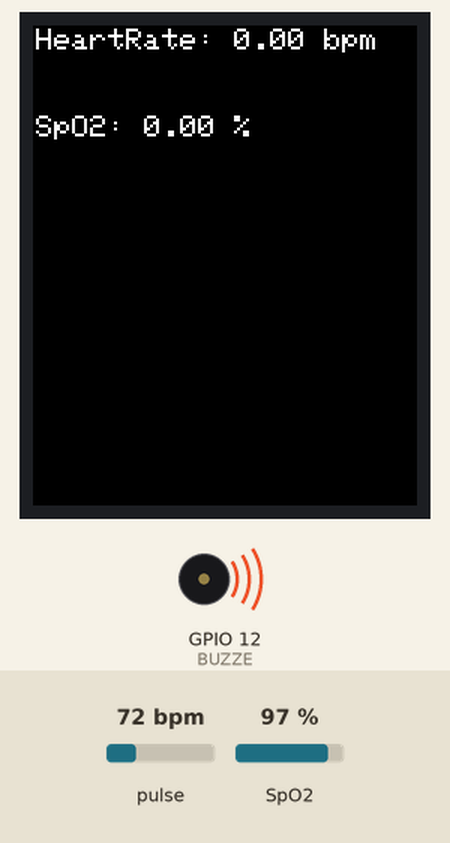
Simulated run of this sketch. Board: ESP8266 (NodeMCU). Parts: 128×160 colour display, buzzer (waves = sounding, pin HIGH). Inputs (shaded band) come from the test bench; at power-on: pulse 72 bpm, SpO2 97 %. What the sketch prints to the serial monitor is not drawn.

Above: at 1.6 s.
1.7 s: pulse set to 42 bpm
At 5.2 s:
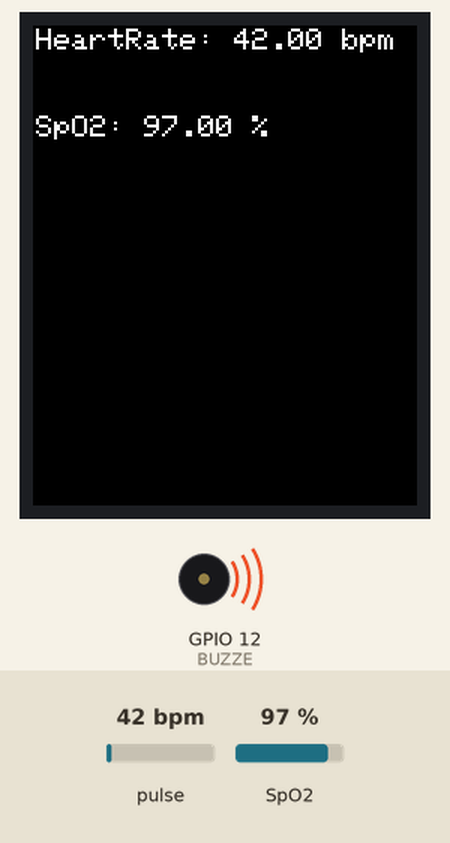
5.5 s: SpO2 set to 80 %
At 7.2 s:
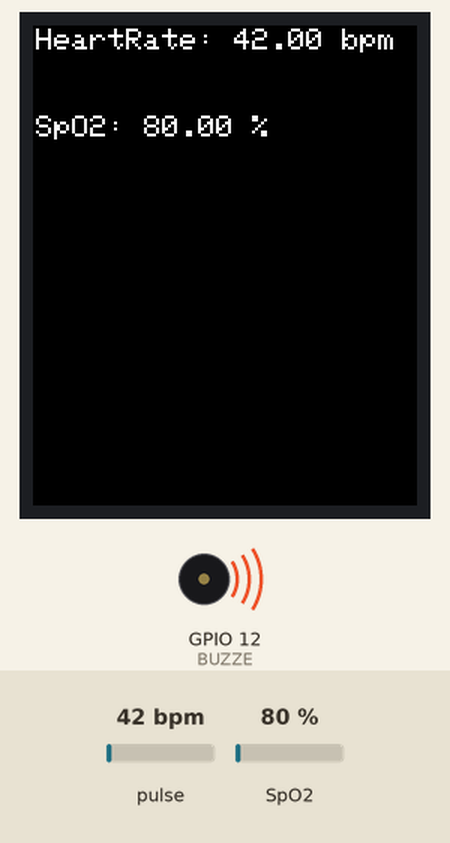
7.5 s: pulse set to 70 bpm
At 9.2 s:
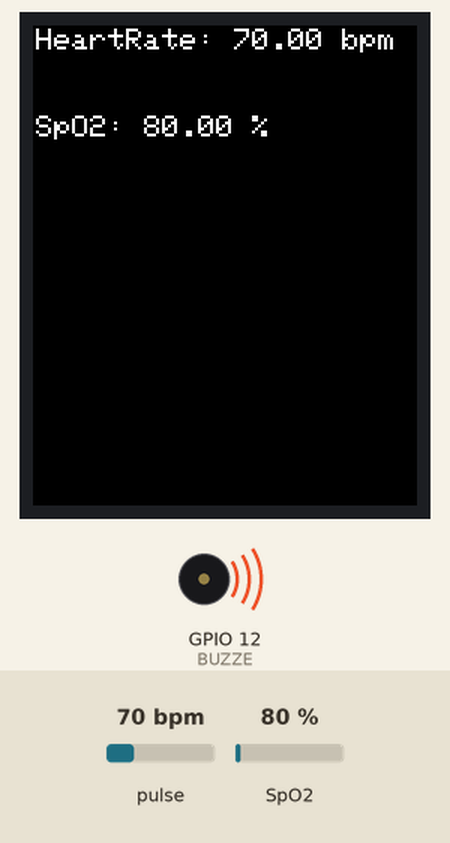
9.5 s: SpO2 set to 85 %
Timing chart, 0 to 12.5 s (numbered marks = the images above; inputs shaded):
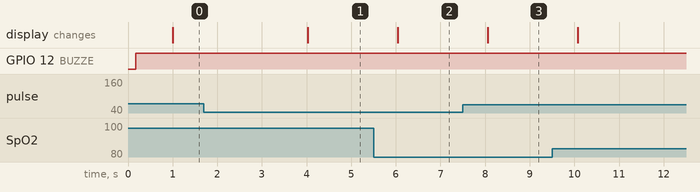

Measured:
- after the input at 1.7 s, the display: changes after 2.3 s (image 1)
- after the input at 5.5 s, the display: changes after 0.55 s (image 2)
- after the input at 7.5 s, the display: changes after 0.56 s (image 3)

The sketch:

sketch_mar1a.ino
```cpp
#include <Adafruit_GFX.h>
#include <Adafruit_ST7735.h>
#include <ESP8266WiFi.h>
#include <Wire.h>
#include "MAX30100_PulseOximeter.h"
#include <FirebaseESP8266.h>
#include <addons/TokenHelper.h>
#include <addons/RTDBHelper.h>

// #define WIFI_SSID "thang2.4"
// #define WIFI_PASSWORD "thangcachep"


#define TFT_CS 2
#define TFT_DC 0
#define TFT_RST 16
#define Display_Color_Black 0x0000
#define Display_Color_White 0xFFFF
#define TextSize 1.5
#define REPORTING_PERIOD_MS 1000


// #define API_KEY "AIzaSyCL4TIA8Nmfqvgj-VKpk8zOBH0u3DcqzMw"
// #define DATABASE_URL "https://thang-75f12-default-rtdb.asia-southeast1.firebasedatabase.app/"
// #define USER_EMAIL "ducthang906@gmail.com" // Thay đổi thành địa chỉ email Firebase của bạn
// #define USER_PASSWORD "lelybuithuonghien26032002" // Thay đổi thành mật khẩu Firebase của bạn

// FirebaseData fbdo;
// FirebaseData stream;

// FirebaseAuth auth;
// FirebaseConfig config;


Adafruit_ST7735 tft = Adafruit_ST7735(TFT_CS, TFT_DC, TFT_RST);

PulseOximeter pox;

uint32_t tsLastReport = 0;
const int BUZZE = 12;
// String path = "/data";
// int last = 0;


void onBeatDetected()
{
  Serial.println("Beat!");
}


void setup(){
  Serial.begin(115200);
  // WiFi.begin(WIFI_SSID, WIFI_PASSWORD);
  // Serial.print("Connecting to WiFi");
  // unsigned long ms = millis();
  // while(WiFi.status() != WL_CONNECTED){
  //   Serial.print(".");
  //   delay(300);
  // }
  // Serial.println();
  // Serial.print("Connected with IP: ");
  // Serial.println(WiFi.localIP());
  // Serial.println();

  // config.api_key = API_KEY;
  // auth.user.email = USER_EMAIL;
  // auth.user.password = USER_PASSWORD;
  // config.database_url = DATABASE_URL;
  // config.token_status_callback = tokenStatusCallback; // see addons/TokenHelper.h
  // Firebase.reconnectNetwork(true);
  // fbdo.setBSSLBufferSize(4096 /* Kích thước bộ đệm Rx trong byte từ 512 - 16384 */, 1024 /* Kích thước bộ đệm Tx trong byte từ 512 - 16384 */);
  // Firebase.begin(&config, &auth);
  // if (!Firebase.beginStream(stream, path)){
  //   Serial.printf("Stream begin error: %s\n\n", stream.errorReason().c_str());
  // }

  pinMode(BUZZE, OUTPUT);

  tft.initR(INITR_BLACKTAB);
  tft.fillScreen(Display_Color_Black);
  tft.setTextColor(Display_Color_White);
  tft.setTextSize(TextSize);

  if (!pox.begin()) {
    Serial.println("FAILED");
    for(;;);
  }
  else{
    Serial.println("SUCCESS");
  }
  pox.setOnBeatDetectedCallback(onBeatDetected);

}

void loop(){
  pox.update();
  if (millis() - tsLastReport > 1000) {
    float heart_rate = pox.getHeartRate();
    float spo2 = pox.getSpO2();
    if(heart_rate > 0 & spo2 > 0){
      digitalWrite(BUZZE, LOW);
    }
    Serial.print("Heart rate:");
    Serial.print(heart_rate);
    Serial.print("bpm / SpO2:");
    Serial.print(spo2);
    Serial.println("%");

    tft.fillRect(1, 1, 160, 20, Display_Color_Black);
    tft.setCursor(1, 1);
    tft.setTextSize(TextSize);
    tft.setTextColor(Display_Color_White);
    tft.print("HeartRate: ");
    tft.print(heart_rate);
    tft.print(" bpm");

    tft.fillRect(1, 30, 160, 20, Display_Color_Black);
    tft.setCursor(1, 30);
    tft.print("SpO2: ");
    tft.print(spo2);
    tft.print(" %");
    tsLastReport = millis();

  }
  digitalWrite(BUZZE, HIGH);
}
```
